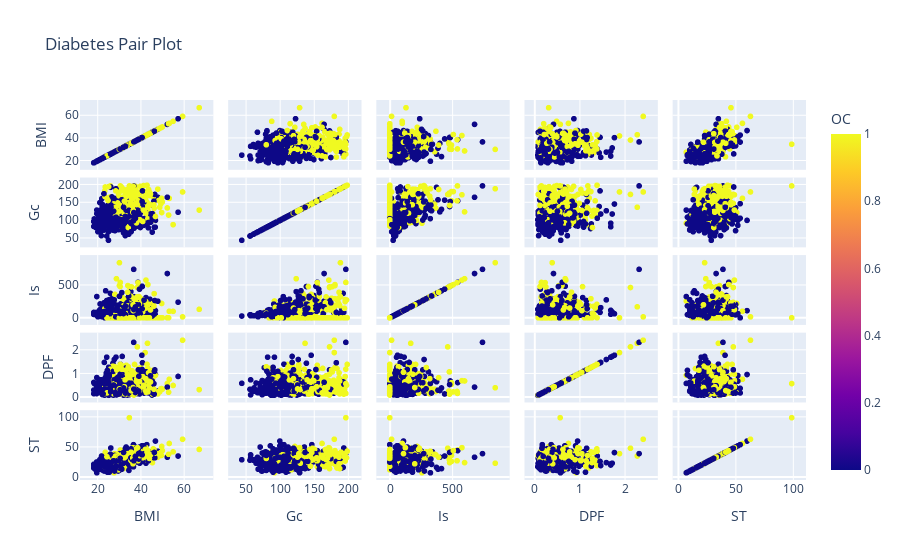

The notebook cell saved with this chart:
### Code cell
# pair plot
fig = px.scatter_matrix(imputation_df,color='Outcome', title='Diabetes Pair Plot', dimensions=['BMI','Glucose','Insulin','DPF','SkinThickness'],
labels={'Pregnancies' : 'Pg', 'Glucose':'Gc', 'BloodPressure':'BP', 'SkinThickness':'ST', 'Insulin':'Is',
       'Outcome':'OC'})
fig.show()

### Figure 1 — Plotly figure (JSON) as saved in the notebook; plotly's stock layout.template omitted (floating-point values rounded to 4 significant figures; data arrays with more than 128 entries replaced by an {"elided": "..."} marker saying what was removed)
{"data": [{"dimensions": [{"axis": {"matches": true}, "label": "BMI", "values": {"elided": "768 float values"}}, {"axis": {"matches": true}, "label": "Gc", "values": {"elided": "768 float values"}}, {"axis": {"matches": true}, "label": "Is", "values": {"elided": "768 float values"}}, {"axis": {"matches": true}, "label": "DPF", "values": {"elided": "768 float values"}}, {"axis": {"matches": true}, "label": "ST", "values": {"elided": "768 float values"}}], "hovertemplate": "%{xaxis.title.text}=%{x}<br>%{yaxis.title.text}=%{y}<br>OC=%{marker.color}<extra></extra>", "legendgroup": "", "marker": {"color": {"elided": "768 int values"}, "coloraxis": "coloraxis", "symbol": "circle"}, "name": "", "showlegend": false, "type": "splom"}], "layout": {"coloraxis": {"colorbar": {"title": {"text": "OC"}}, "colorscale": [[0, "#0d0887"], [0.1111, "#46039f"], [0.2222, "#7201a8"], [0.3333, "#9c179e"], [0.4444, "#bd3786"], [0.5556, "#d8576b"], [0.6667, "#ed7953"], [0.7778, "#fb9f3a"], [0.8889, "#fdca26"], [1, "#f0f921"]]}, "dragmode": "select", "legend": {"tracegroupgap": 0}, "title": {"text": "Diabetes Pair Plot"}}}
